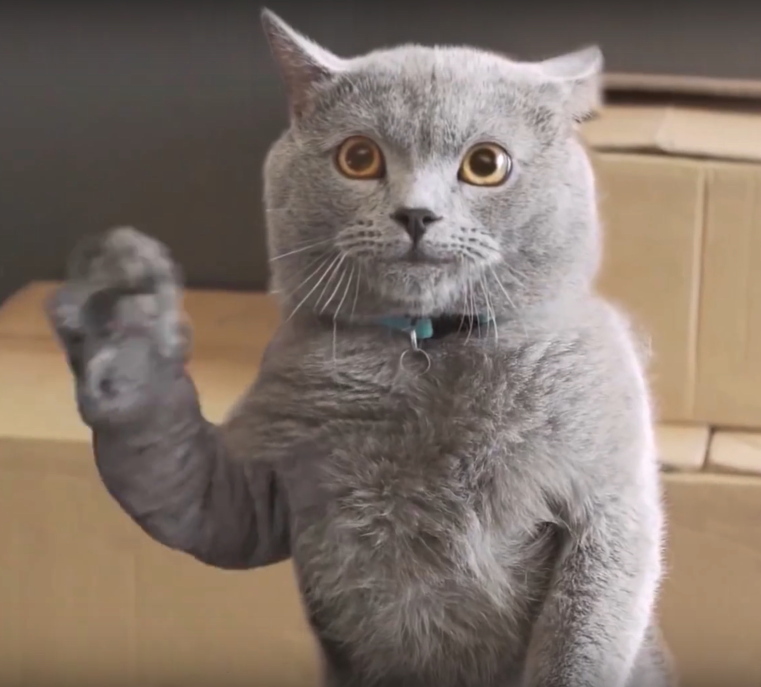
#> input picture test_image.jpg, 1522 x 1374 px (shown at 1/2 size)
$ jupyter execute kmeans.ipynb
#> lines starting #> are read from the running program, lines starting #| are printed output that depends on the picture
[cell 1]
# Import necessary libraries
from copy import deepcopy
import numpy as np # linear algebra
import pandas as pd # data processing, CSV file I/O (e.g. pd.read_csv)
from matplotlib import pyplot as plt
import cv2

[cell 2]
# Set three centers, the model should predict similar results
center_1 = np.array([1,1])
center_2 = np.array([5,5])
center_3 = np.array([8,1])

# Generate random data and center it to the three centers
sigma = 1
data_1 = sigma*np.random.randn(200,2) + center_1
data_2 = sigma*np.random.randn(200,2) + center_2
data_3 = sigma*np.random.randn(200,2) + center_3

data = np.concatenate((data_1, data_2, data_3), axis = 0)
np.random.shuffle(data)

plt.scatter(data[:,0], data[:,1], s=7)
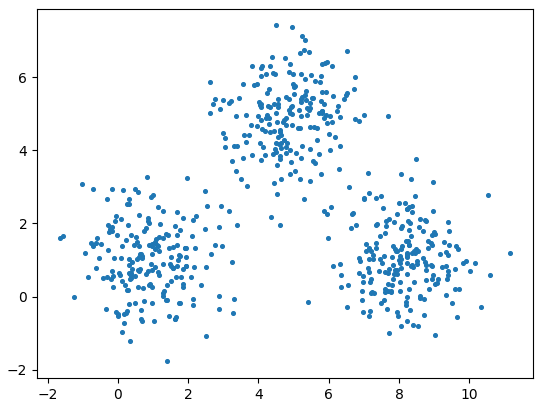
#> figure drawn by matplotlib, 1 panel

[cell 3]
# Euclidean Distance Caculator
def dist(a, b, ax=1):
    return np.linalg.norm(a - b, axis=ax)

[cell 4]
# Number of clusters
k = 3
# Number of training data
n = data.shape[0]
# Number of features in the data
c = data.shape[1]

# Generate random centers, here we use sigma and mean to ensure it represent the whole data
mean = np.mean(data, axis = 0)
std = np.std(data, axis = 0)
centers = np.random.randn(k,c)*std + mean
print(centers)

[cell 5]
# Plotting along with the Centroids
plt.scatter(data[:,0], data[:,1], c='#050505', s=7)
plt.scatter(centers[:,0], centers[:,1], marker='*', s=200, c='g')
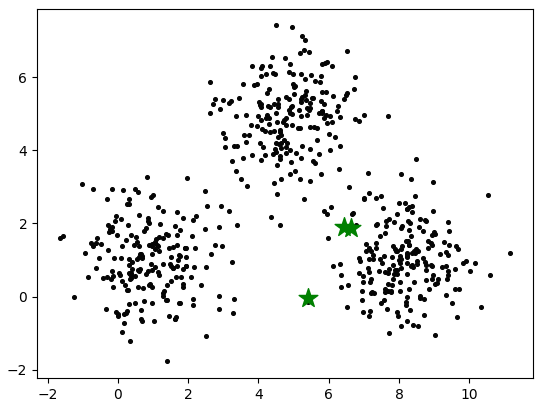
#> figure drawn by matplotlib, 1 panel

[cell 6]
# To store the value of centroids when it updates
centers_old = np.zeros(centers.shape)
# Cluster Lables(0, 1, 2, ... , k-1)
clusters = np.zeros(len(data))
# Error func. - Distance between new centroids and old centroids
error = dist(centers, centers_old, None)
# Loop will run till the error becomes zero
while error != 0:
    # Assigning each value to its closest cluster
    for i in range(len(data)):
        distances = dist(data[i], centers)
        cluster = np.argmin(distances)
        clusters[i] = cluster
    # Storing the old centroid values
    centers_old = deepcopy(centers)
    # Finding the new centroids by taking the average value
    for i in range(k):
        points = [data[j] for j in range(len(data)) if clusters[j] == i]
        centers[i] = np.mean(points, axis=0)
    error = dist(centers, centers_old, None)

[cell 7]
colors = ['r', 'g', 'b', 'y', 'c', 'm']
fig, ax = plt.subplots()
for i in range(k):
        points = np.array([data[j] for j in range(len(data)) if clusters[j] == i])
        ax.scatter(points[:, 0], points[:, 1], s=7, c=colors[i])
ax.scatter(centers[:, 0], centers[:, 1], marker='*', s=200, c='#050505')
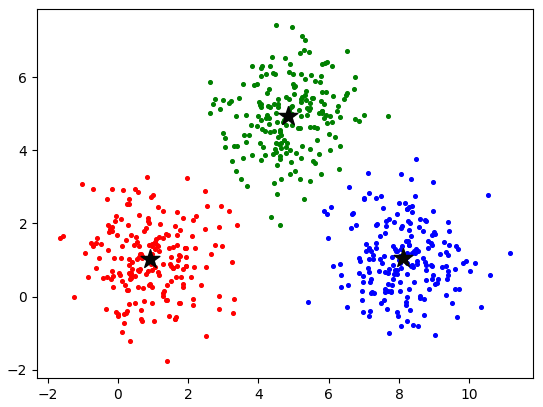
#> figure drawn by matplotlib, 1 panel

[cell 8]
# Calculate reconstruction data and error
recon_error = np.zeros(k)
recon_data = centers[clusters.astype(int)]
recon_error = np.sum(np.square((recon_data-data)))

print(recon_error)

[cell 9]
def kmeans(k, data):
    # Number of training data
    n = data.shape[0]
    # Number of features in the data
    c = data.shape[1]

    # Generate random centers, here we use sigma and mean to ensure it represent the whole data
    mean = np.mean(data, axis = 0)
    std = np.std(data, axis = 0)
    centers = np.random.randn(k,c)*std + mean
    # To store the value of centroids when it updates

    centers_old = np.zeros(centers.shape)
    # Cluster Lables(0, 1, 2, ... , k)
    clusters = np.zeros(len(data))
    # Error func. - Distance between new centroids and old centroids
    error = dist(centers, centers_old, None)
    # Loop will run till the error becomes zero
    while error != 0:
        # Assigning each value to its closest cluster
        for i in range(len(data)):
            distances = dist(data[i], centers)
            cluster = np.argmin(distances)
            clusters[i] = cluster
        # Storing the old centroid values
        centers_old = deepcopy(centers)
        # Finding the new centroids by taking the average value
        for i in range(k):
            points = [data[j] for j in range(len(data)) if clusters[j] == i]
            if not len(points) == 0:
                centers[i] = np.mean(points, axis=0)
            else:
                centers[i] = 0
        error = dist(centers, centers_old, None)

    # Calculate reconstruction data and error
    recon_data = centers[clusters.astype(int)]
    recon_error = np.sum(np.square((recon_data-data)))

    return recon_data, recon_error

error = np.zeros(5)
for i in range(5):
    error[i] = kmeans(i+1, data)[1]
    print("Error for K = " + str(i+1) + " : " + str(error[i]))

plt.plot(np.arange(1, 6), error)
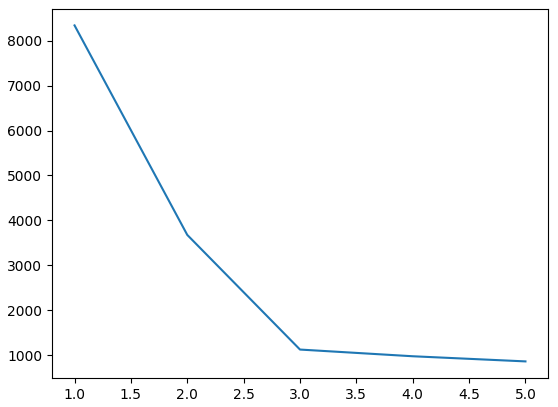
#> figure drawn by matplotlib, 1 panel

[cell 10]
# Image compression
import cv2
from mpl_toolkits.mplot3d import Axes3D

# read image
img = cv2.imread('test_image.jpg')
#> img is the input picture: shape (1374, 1522, 3); mean B, G, R 105.4, 115.7, 129.5
img = cv2.resize(img, (100, 100))
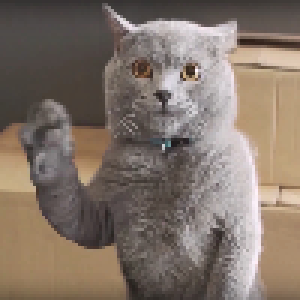
#> img: shape (100, 100, 3) (shown 3 times larger); mean B, G, R 105.4, 115.7, 129.5

#convert from BGR to RGB
img = cv2.cvtColor(img, cv2.COLOR_BGR2RGB)
